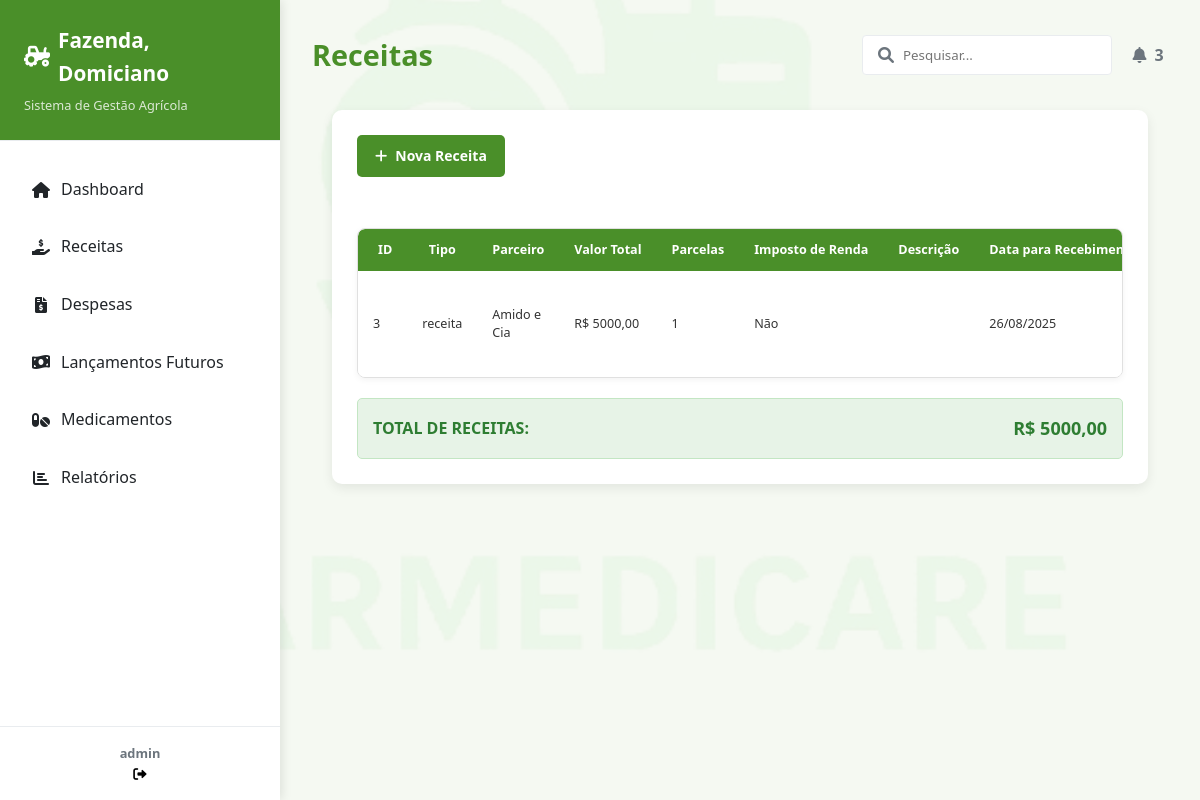
Before: /pagina_movimentacao/listar/movimentacao/receita/ (signed in) with the older database file.
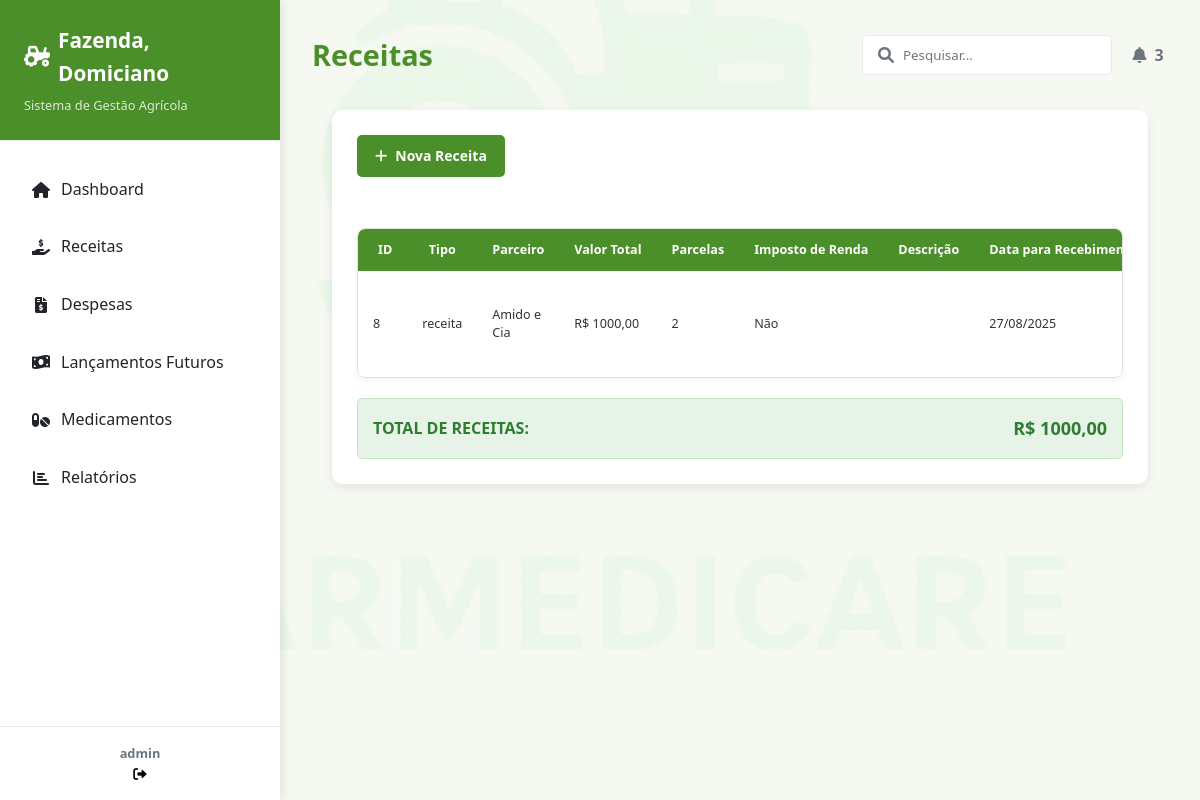
After: the same page with the newer database file.
### movimentacao/models.py (models this page shows, shortened)
class Movimentacao(models.Model):
    tipo = models.CharField(
        max_length=50,
        choices=[
            ("receita", "Receita"),
            ("despesa", "Despesa"),
        ],
    )
    parceiros = models.ForeignKey(
        Parceiros,
        on_delete=models.CASCADE,
        verbose_name="Empresa Parceira",
    )
    categoria = models.ForeignKey(
        "Categoria", on_delete=models.CASCADE, verbose_name="Categoria da Movimentação"
    )
    valor_total = models.DecimalField(max_digits=10, decimal_places=2)
    parcelas = models.IntegerField(default=1)
    imposto_renda = models.BooleanField(
        default=False,
        verbose_name="Imposto de Renda [Sim/Não]",
        choices=[
            (True, "Sim"),
            (False, "Não"),
        ],
    )
    descricao = models.TextField(blank=True, null=True, verbose_name="Descrição")
    data = models.DateField(verbose_name="Data da Movimentação")
    fazenda = models.ForeignKey(
        Fazenda,
        on_delete=models.CASCADE,
        verbose_name="Fazenda",
    )
    cadastrada_por = models.ForeignKey(
        User, on_delete=models.PROTECT, verbose_name="Cadastrado Por"
    )
    cadastrado_em = models.DateTimeField(
        auto_now_add=True, verbose_name="Cadastrado Em"
    )
    class Meta:
        verbose_name_plural = "Movimentações"
        ordering = ["-cadastrado_em"]
        unique_together = ("tipo", "parceiros", "data", "fazenda")

### perfis/models.py (models this page shows)
class Parceiros(models.Model):
    nome = models.CharField(max_length=100, verbose_name='Nome da Empresa Parceira')
    telefone = models.CharField(max_length=15, blank=True, null=True, verbose_name='Telefone')
    if_adicionais = models.TextField(blank=True, null=True, verbose_name='Informações Adicionais')
    email = models.EmailField(max_length=254, blank=True, null=True, verbose_name='E-mail')
    def __str__(self):
        return f"{self.nome}"
    class Meta:
        verbose_name = 'Parceiro'
        verbose_name_plural = 'Parceiros'
        ordering = ['nome']

### movimentacao/views.py (the view)
# urls.py: path('listar/movimentacao/receita/', MovimentacaoReceitaListView.as_view(), name='listar_movimentacao_receita'),
class MovimentacaoReceitaListView(LoginRequiredMixin, ListView):
    model = Movimentacao
    template_name = "receita/lista_receita.html"
    login_url = reverse_lazy('login')  # Altere para o nome da sua URL de login
    def get_queryset(self):
        return Movimentacao.objects.filter(tipo="receita").order_by("-data")
    def get_context_data(self, **kwargs):
        context = super().get_context_data(**kwargs)
        total_receitas = 0
        for receita in context["object_list"]:
            total_receitas += receita.valor_total
        context["total_receitas"] = total_receitas
        return context
    extra_context = {
        "title": "Lista de Receitas",
        "titulo": "Receitas",
        "subtitulo": "Aqui você pode visualizar todas as receitas registradas.",
        "registros": "Nenhuma receita encontrada.",
        "btn_cadastrar": "Nova Receita",
    }

### perfis/models.py (called while the page is built)
    def __str__(self):
        return f"{self.nome} - {self.cidade}"

### movimentacao/templates/receita/lista_receita.html (shortened to what this page needs)
{% extends 'modelo.html' %} {% load static %}  {% block conteudo %}
<main class="main-content">
  <header class="content-header">
    <h1>{{titulo}}</h1>
    <div class="header-actions">
      <div class="search-box">
        <input type="text" placeholder="Pesquisar..." />
        <i class="fas fa-search"></i>
      </div>
      <button class="btn btn-notification">
        <i class="fas fa-bell"></i>
        <span class="badge">3</span>
      </button>
    </div>
  </header>
  {% block conteudo_admin %} {% endblock %} {% endblock %}  {% block graficos %}
  <div class="modelo-lista-container">
    <div class="lista-header">
      <div class="search-and-actions">
        <a href="{% url 'cadastrar_movimentacao' %}" class="btn btn-primary">
          <i class="fas fa-plus"></i> {{btn_cadastrar}}
        </a>
      </div>
    </div>
    <br />
    <div class="table-container">
      <table class="modelo-table">
        <thead>
          <tr>
            <th>ID</th>
            <th>Tipo</th>
            <th>Parceiro</th>
            <th>Valor Total</th>
            <th>Parcelas</th>
            <th>Imposto de Renda</th>
            <th>Descrição</th>
            <th>Data para Recebimento</th>
          </tr>
        </thead>
        <tbody>
          {% for receita in object_list %}
          <tr>
            <td>{{ receita.pk }}</td>
            <td>{{ receita.tipo }}</td>
            <td>{{ receita.parceiros }}</td>
            <td>R$ {{ receita.valor_total|floatformat:2 }}</td>
            <td>{{ receita.parcelas }}</td>
            <td>
              {% if receita.imposto_renda %} Sim {% else %} Não {% endif %}
            </td>
            <td>{{ receita.descricao }}</td>
            <td>{{ receita.data|date:"d/m/Y" }}</td>
          </tr>
          {% empty %}
          <tr>
            <td colspan="12">{{registros}}</td>
          </tr>
          {% endfor %}
        </tbody>
      </table>
    </div>
    {% if object_list %}
    <div
      class="totais-container"
      style="
        margin-top: 20px;
        padding: 15px;
        background-color: #e7f3e7;
        border-radius: 5px;
        border: 1px solid #c3e6c3;
      "
    >
      <div
        style="
          display: flex;
          justify-content: space-between;
          align-items: center;
        "
      >
        <div style="font-weight: bold; font-size: 16px; color: #2e7d32">
          TOTAL DE RECEITAS:
        </div>
        <div style="font-weight: bold; font-size: 18px; color: #2e7d32">
          R$ {{ total_receitas|floatformat:2 }}
        </div>
      </div>
    </div>
    {% endif %}
  </div>
  {% endblock %} {% block ultimos_registros %} {% endblock %}

Changed rows visible on the page:
removed Movimentacao: pk "3", tipo "receita", parceiros "Amido e Cia", valor_total "5000,00", parcelas "1", imposto_renda "Não", data "26/08/2025"
added Movimentacao: pk "8", tipo "receita", parceiros "Amido e Cia", valor_total "1000,00", parcelas "2", imposto_renda "Não", data "27/08/2025"
Other visible differences:
{{ total_receitas|floatformat:2 }}: "5000,00" → "1000,00"
